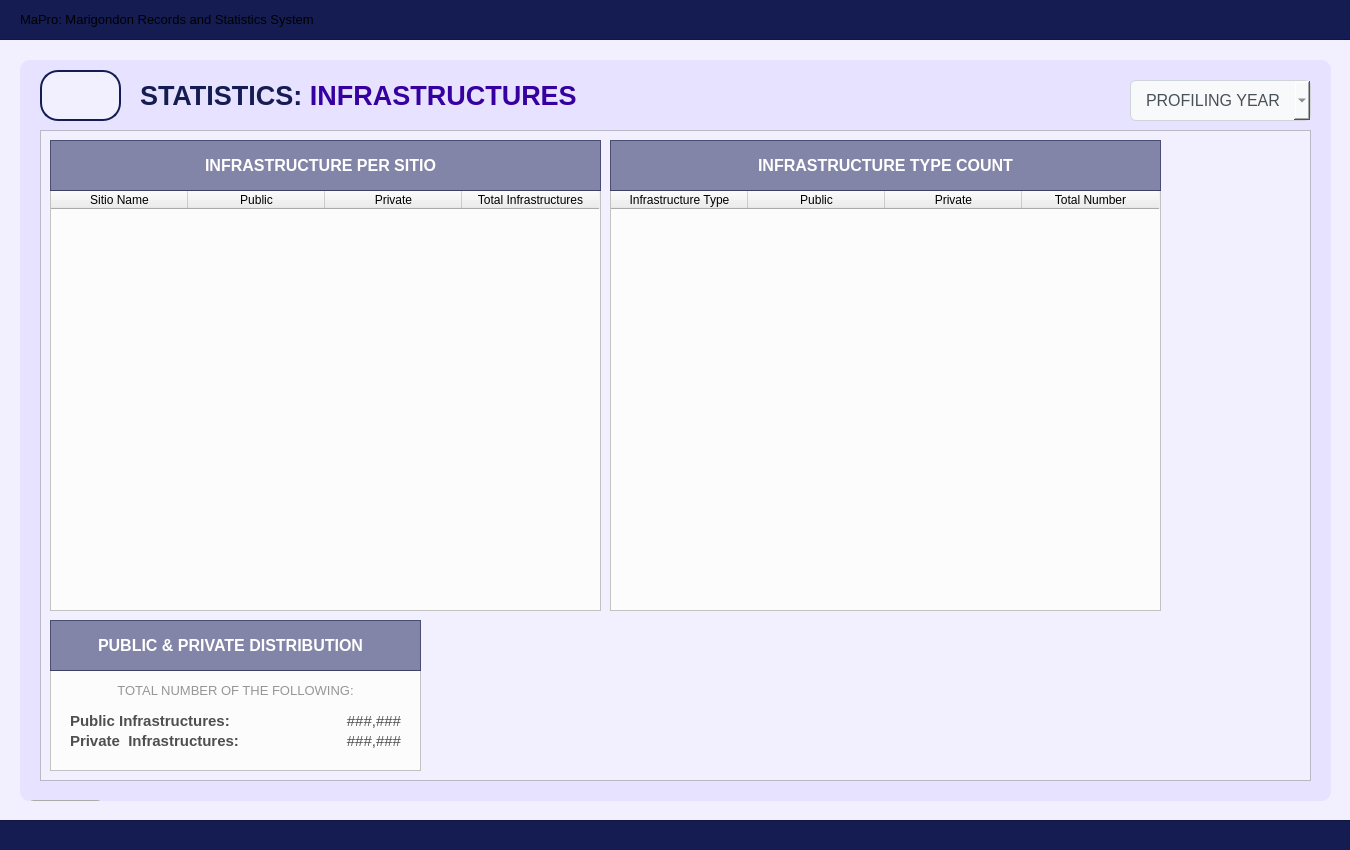
<?xml version="1.0" encoding="UTF-8"?>
<ui version="4.0">
 <class>User_dashboardWidget</class>
 <widget class="QWidget" name="User_dashboardWidget">
  <property name="geometry">
   <rect>
    <x>0</x>
    <y>0</y>
    <width>1350</width>
    <height>850</height>
   </rect>
  </property>
  <property name="sizePolicy">
   <sizepolicy hsizetype="Fixed" vsizetype="Fixed">
    <horstretch>0</horstretch>
    <verstretch>0</verstretch>
   </sizepolicy>
  </property>
  <property name="maximumSize">
   <size>
    <width>1350</width>
    <height>850</height>
   </size>
  </property>
  <property name="windowTitle">
   <string>Form</string>
  </property>
  <property name="styleSheet">
   <string notr="true">#User_dashboardWidget{
	background-color: #f2efff;
}</string>
  </property>
  <widget class="QFrame" name="border_blueLines1">
   <property name="geometry">
    <rect>
     <x>-10</x>
     <y>-1</y>
     <width>1371</width>
     <height>41</height>
    </rect>
   </property>
   <property name="styleSheet">
    <string notr="true">#border_blueLines1{
	background-color: #141c52;
}
</string>
   </property>
   <property name="frameShape">
    <enum>QFrame::Shape::StyledPanel</enum>
   </property>
   <property name="frameShadow">
    <enum>QFrame::Shadow::Raised</enum>
   </property>
   <widget class="QLabel" name="title_bodyDashboardSystemTitle">
    <property name="geometry">
     <rect>
      <x>30</x>
      <y>0</y>
      <width>1301</width>
      <height>41</height>
     </rect>
    </property>
    <property name="font">
     <font>
      <family>Arial</family>
      <pointsize>10</pointsize>
      <bold>false</bold>
     </font>
    </property>
    <property name="styleSheet">
     <string notr="true">#title_bodyDashboardSystemTitle {
	background-color: transparent;
	color: #white;
}
</string>
    </property>
    <property name="text">
     <string>MaPro: Marigondon Records and Statistics System</string>
    </property>
    <property name="alignment">
     <set>Qt::AlignmentFlag::AlignLeading|Qt::AlignmentFlag::AlignLeft|Qt::AlignmentFlag::AlignVCenter</set>
    </property>
   </widget>
  </widget>
  <widget class="QFrame" name="border_blueLines2">
   <property name="geometry">
    <rect>
     <x>-10</x>
     <y>820</y>
     <width>1381</width>
     <height>31</height>
    </rect>
   </property>
   <property name="styleSheet">
    <string notr="true">#border_blueLines2{
	background-color: #141c52;
}
</string>
   </property>
   <property name="frameShape">
    <enum>QFrame::Shape::StyledPanel</enum>
   </property>
   <property name="frameShadow">
    <enum>QFrame::Shadow::Raised</enum>
   </property>
  </widget>
  <widget class="QFrame" name="baseBodyFrame">
   <property name="geometry">
    <rect>
     <x>20</x>
     <y>60</y>
     <width>1311</width>
     <height>741</height>
    </rect>
   </property>
   <property name="styleSheet">
    <string notr="true">#baseBodyFrame {
	background-color: #e7e2ff;
	border: none;
	border-radius: 10px;
}</string>
   </property>
   <property name="frameShape">
    <enum>QFrame::Shape::StyledPanel</enum>
   </property>
   <property name="frameShadow">
    <enum>QFrame::Shadow::Raised</enum>
   </property>
   <widget class="QPushButton" name="logout_buttonLogout_3">
    <property name="geometry">
     <rect>
      <x>10</x>
      <y>740</y>
      <width>71</width>
      <height>31</height>
     </rect>
    </property>
    <property name="font">
     <font>
      <family>Arial</family>
      <pointsize>8</pointsize>
      <bold>true</bold>
     </font>
    </property>
    <property name="cursor">
     <cursorShape>PointingHandCursor</cursorShape>
    </property>
    <property name="styleSheet">
     <string notr="true">#logout_buttonLogout {
    background-color: #bc1c1c;
    color: white;
    border-radius: 5px;
    padding: 10px; /* Optional: Adjusts spacing inside the button */
}
#logout_buttonLogout:hover {
    background-color: #d82020; /* Slightly lighter blue when hovered */
}
#logout_buttonLogout:pressed {
    background-color: #8c1515; /* Darker blue when clicked */
}</string>
    </property>
    <property name="text">
     <string>LOGOUT</string>
    </property>
   </widget>
   <widget class="QLabel" name="title_bodyStatistics">
    <property name="geometry">
     <rect>
      <x>120</x>
      <y>20</y>
      <width>471</width>
      <height>31</height>
     </rect>
    </property>
    <property name="font">
     <font>
      <family>Arial</family>
      <pointsize>20</pointsize>
      <bold>true</bold>
     </font>
    </property>
    <property name="styleSheet">
     <string notr="true">#title_bodyStatistics {
	background-color: transparent;
	color: #141c52;
}
</string>
    </property>
    <property name="text">
     <string>&lt;html&gt;&lt;head/&gt;&lt;body&gt;&lt;p&gt;STATISTICS: &lt;span style=&quot; color:#3600a1;&quot;&gt;INFRASTRUCTURES&lt;/span&gt;&lt;/p&gt;&lt;/body&gt;&lt;/html&gt;</string>
    </property>
   </widget>
   <widget class="QFrame" name="statistics_frameBody">
    <property name="geometry">
     <rect>
      <x>20</x>
      <y>70</y>
      <width>1271</width>
      <height>651</height>
     </rect>
    </property>
    <property name="styleSheet">
     <string notr="true">#statistics_frameBody{
	background-color: #f2efff;
}</string>
    </property>
    <property name="frameShape">
     <enum>QFrame::Shape::StyledPanel</enum>
    </property>
    <property name="frameShadow">
     <enum>QFrame::Shadow::Raised</enum>
    </property>
    <widget class="QTableWidget" name="infra_table">
     <property name="geometry">
      <rect>
       <x>10</x>
       <y>60</y>
       <width>551</width>
       <height>421</height>
      </rect>
     </property>
     <property name="styleSheet">
      <string notr="true">#infra_table{
	background-color: #fcfcfc;
}</string>
     </property>
     <attribute name="horizontalHeaderDefaultSectionSize">
      <number>137</number>
     </attribute>
     <column>
      <property name="text">
       <string>Sitio Name</string>
      </property>
      <property name="font">
       <font>
        <family>Arial</family>
       </font>
      </property>
      <property name="background">
       <color>
        <red>59</red>
        <green>57</green>
        <blue>100</blue>
       </color>
      </property>
     </column>
     <column>
      <property name="text">
       <string>Public</string>
      </property>
      <property name="font">
       <font>
        <family>Arial</family>
       </font>
      </property>
      <property name="background">
       <color>
        <red>59</red>
        <green>57</green>
        <blue>100</blue>
       </color>
      </property>
     </column>
     <column>
      <property name="text">
       <string>Private</string>
      </property>
      <property name="font">
       <font>
        <family>Arial</family>
       </font>
      </property>
      <property name="background">
       <color>
        <red>59</red>
        <green>57</green>
        <blue>100</blue>
       </color>
      </property>
     </column>
     <column>
      <property name="text">
       <string>Total Infrastructures</string>
      </property>
      <property name="font">
       <font>
        <family>Arial</family>
       </font>
      </property>
      <property name="background">
       <color>
        <red>59</red>
        <green>57</green>
        <blue>100</blue>
       </color>
      </property>
     </column>
    </widget>
    <widget class="QFrame" name="demo_frameOthers">
     <property name="geometry">
      <rect>
       <x>10</x>
       <y>540</y>
       <width>371</width>
       <height>101</height>
      </rect>
     </property>
     <property name="styleSheet">
      <string notr="true">#demo_frameOthers{
	background-color: #fcfcfc;
}</string>
     </property>
     <property name="frameShape">
      <enum>QFrame::Shape::StyledPanel</enum>
     </property>
     <property name="frameShadow">
      <enum>QFrame::Shadow::Raised</enum>
     </property>
     <widget class="QLabel" name="total_Partnership">
      <property name="geometry">
       <rect>
        <x>190</x>
        <y>60</y>
        <width>161</width>
        <height>21</height>
       </rect>
      </property>
      <property name="font">
       <font>
        <family>Arial</family>
        <pointsize>11</pointsize>
        <bold>false</bold>
       </font>
      </property>
      <property name="styleSheet">
       <string notr="true">#total_Partnership {
	background-color: transparent;
	color: #4f4f4f;
}
</string>
      </property>
      <property name="text">
       <string>###,###</string>
      </property>
      <property name="alignment">
       <set>Qt::AlignmentFlag::AlignRight|Qt::AlignmentFlag::AlignTrailing|Qt::AlignmentFlag::AlignVCenter</set>
      </property>
     </widget>
     <widget class="QLabel" name="total_Sole">
      <property name="geometry">
       <rect>
        <x>190</x>
        <y>40</y>
        <width>161</width>
        <height>21</height>
       </rect>
      </property>
      <property name="font">
       <font>
        <family>Arial</family>
        <pointsize>11</pointsize>
        <bold>false</bold>
       </font>
      </property>
      <property name="styleSheet">
       <string notr="true">#total_Sole {
	background-color: transparent;
	color: #4f4f4f;
}
</string>
      </property>
      <property name="text">
       <string>###,###</string>
      </property>
      <property name="alignment">
       <set>Qt::AlignmentFlag::AlignRight|Qt::AlignmentFlag::AlignTrailing|Qt::AlignmentFlag::AlignVCenter</set>
      </property>
     </widget>
     <widget class="QLabel" name="label_Sole">
      <property name="geometry">
       <rect>
        <x>20</x>
        <y>40</y>
        <width>231</width>
        <height>21</height>
       </rect>
      </property>
      <property name="font">
       <font>
        <family>Arial</family>
        <pointsize>11</pointsize>
        <bold>true</bold>
       </font>
      </property>
      <property name="styleSheet">
       <string notr="true">#label_Sole {
	background-color: transparent;
	color: #4f4f4f;
}
</string>
      </property>
      <property name="text">
       <string>Public Infrastructures:</string>
      </property>
      <property name="alignment">
       <set>Qt::AlignmentFlag::AlignLeading|Qt::AlignmentFlag::AlignLeft|Qt::AlignmentFlag::AlignVCenter</set>
      </property>
     </widget>
     <widget class="QLabel" name="label_Partnership">
      <property name="geometry">
       <rect>
        <x>20</x>
        <y>60</y>
        <width>231</width>
        <height>21</height>
       </rect>
      </property>
      <property name="font">
       <font>
        <family>Arial</family>
        <pointsize>11</pointsize>
        <bold>true</bold>
       </font>
      </property>
      <property name="styleSheet">
       <string notr="true">#label_Partnership {
	background-color: transparent;
	color: #4f4f4f;
}
</string>
      </property>
      <property name="text">
       <string>Private  Infrastructures:</string>
      </property>
      <property name="alignment">
       <set>Qt::AlignmentFlag::AlignLeading|Qt::AlignmentFlag::AlignLeft|Qt::AlignmentFlag::AlignVCenter</set>
      </property>
     </widget>
     <widget class="QLabel" name="label_desc_edlev_2">
      <property name="geometry">
       <rect>
        <x>0</x>
        <y>10</y>
        <width>371</width>
        <height>20</height>
       </rect>
      </property>
      <property name="font">
       <font>
        <family>Arial</family>
        <pointsize>10</pointsize>
       </font>
      </property>
      <property name="styleSheet">
       <string notr="true">#label_desc_edlev_2{
	color: #969696;
}</string>
      </property>
      <property name="text">
       <string>TOTAL NUMBER OF THE FOLLOWING:</string>
      </property>
      <property name="alignment">
       <set>Qt::AlignmentFlag::AlignCenter</set>
      </property>
     </widget>
    </widget>
    <widget class="QFrame" name="table_titleFrameStatistics">
     <property name="geometry">
      <rect>
       <x>10</x>
       <y>10</y>
       <width>551</width>
       <height>51</height>
      </rect>
     </property>
     <property name="styleSheet">
      <string notr="true">#table_titleFrameStatistics{
	background-color: rgba(20, 28, 82, 128)
}
</string>
     </property>
     <property name="frameShape">
      <enum>QFrame::Shape::StyledPanel</enum>
     </property>
     <property name="frameShadow">
      <enum>QFrame::Shadow::Raised</enum>
     </property>
     <widget class="QLabel" name="statistics_labelNote">
      <property name="geometry">
       <rect>
        <x>0</x>
        <y>0</y>
        <width>541</width>
        <height>51</height>
       </rect>
      </property>
      <property name="font">
       <font>
        <family>Arial</family>
        <pointsize>12</pointsize>
        <bold>true</bold>
       </font>
      </property>
      <property name="styleSheet">
       <string notr="true">#statistics_labelNote {
	background-color: transparent;
	color: #FFFFFF;
}
</string>
      </property>
      <property name="text">
       <string>INFRASTRUCTURE PER SITIO</string>
      </property>
      <property name="alignment">
       <set>Qt::AlignmentFlag::AlignCenter</set>
      </property>
     </widget>
    </widget>
    <widget class="QFrame" name="table_titleFrameStatistics3_2">
     <property name="geometry">
      <rect>
       <x>10</x>
       <y>490</y>
       <width>371</width>
       <height>51</height>
      </rect>
     </property>
     <property name="styleSheet">
      <string notr="true">#table_titleFrameStatistics3_2{
	background-color: rgba(20, 28, 82, 128)
}
</string>
     </property>
     <property name="frameShape">
      <enum>QFrame::Shape::StyledPanel</enum>
     </property>
     <property name="frameShadow">
      <enum>QFrame::Shadow::Raised</enum>
     </property>
     <widget class="QLabel" name="statistics_labelNote_5">
      <property name="geometry">
       <rect>
        <x>0</x>
        <y>0</y>
        <width>361</width>
        <height>51</height>
       </rect>
      </property>
      <property name="font">
       <font>
        <family>Arial</family>
        <pointsize>12</pointsize>
        <bold>true</bold>
       </font>
      </property>
      <property name="styleSheet">
       <string notr="true">#statistics_labelNote_5 {
	background-color: transparent;
	color: #FFFFFF;
}
</string>
      </property>
      <property name="text">
       <string>PUBLIC &amp; PRIVATE DISTRIBUTION</string>
      </property>
      <property name="alignment">
       <set>Qt::AlignmentFlag::AlignCenter</set>
      </property>
     </widget>
    </widget>
    <widget class="QTableWidget" name="infra_table_2">
     <property name="geometry">
      <rect>
       <x>570</x>
       <y>60</y>
       <width>551</width>
       <height>421</height>
      </rect>
     </property>
     <property name="styleSheet">
      <string notr="true">#infra_table_2{
	background-color: #fcfcfc;
}</string>
     </property>
     <attribute name="horizontalHeaderDefaultSectionSize">
      <number>137</number>
     </attribute>
     <column>
      <property name="text">
       <string>Infrastructure Type</string>
      </property>
      <property name="font">
       <font>
        <family>Arial</family>
       </font>
      </property>
      <property name="background">
       <color>
        <red>59</red>
        <green>57</green>
        <blue>100</blue>
       </color>
      </property>
     </column>
     <column>
      <property name="text">
       <string>Public</string>
      </property>
      <property name="font">
       <font>
        <family>Arial</family>
       </font>
      </property>
      <property name="background">
       <color>
        <red>59</red>
        <green>57</green>
        <blue>100</blue>
       </color>
      </property>
     </column>
     <column>
      <property name="text">
       <string>Private</string>
      </property>
      <property name="font">
       <font>
        <family>Arial</family>
       </font>
      </property>
      <property name="background">
       <color>
        <red>59</red>
        <green>57</green>
        <blue>100</blue>
       </color>
      </property>
     </column>
     <column>
      <property name="text">
       <string>Total Number</string>
      </property>
      <property name="font">
       <font>
        <family>Arial</family>
       </font>
      </property>
      <property name="background">
       <color>
        <red>59</red>
        <green>57</green>
        <blue>100</blue>
       </color>
      </property>
     </column>
    </widget>
    <widget class="QFrame" name="table_titleFrameStatistics_2">
     <property name="geometry">
      <rect>
       <x>570</x>
       <y>10</y>
       <width>551</width>
       <height>51</height>
      </rect>
     </property>
     <property name="styleSheet">
      <string notr="true">#table_titleFrameStatistics_2{
	background-color: rgba(20, 28, 82, 128)
}
</string>
     </property>
     <property name="frameShape">
      <enum>QFrame::Shape::StyledPanel</enum>
     </property>
     <property name="frameShadow">
      <enum>QFrame::Shadow::Raised</enum>
     </property>
     <widget class="QLabel" name="statistics_labelNote_2">
      <property name="geometry">
       <rect>
        <x>0</x>
        <y>0</y>
        <width>551</width>
        <height>51</height>
       </rect>
      </property>
      <property name="font">
       <font>
        <family>Arial</family>
        <pointsize>12</pointsize>
        <bold>true</bold>
       </font>
      </property>
      <property name="styleSheet">
       <string notr="true">#statistics_labelNote_2 {
	background-color: transparent;
	color: #FFFFFF;
}
</string>
      </property>
      <property name="text">
       <string>INFRASTRUCTURE TYPE COUNT</string>
      </property>
      <property name="alignment">
       <set>Qt::AlignmentFlag::AlignCenter</set>
      </property>
     </widget>
    </widget>
   </widget>
   <widget class="QToolButton" name="btn_returnToStatisticsPage">
    <property name="geometry">
     <rect>
      <x>20</x>
      <y>10</y>
      <width>81</width>
      <height>51</height>
     </rect>
    </property>
    <property name="styleSheet">
     <string notr="true">#btn_returnToStatisticsPage {
    background-color: #f2efff;
    color: #141c52;
	border: 2px solid #141c52; 
	border-radius: 18px;
	text-align: left;
    padding: 10px; /* Optional: Adjusts spacing inside the button */
}
#btn_returnToStatisticsPage:hover {
    background-color: #fdfdff; /* Slightly lighter blue when hovered */
}
#btn_returnToStatisticsPage:pressed {
    background-color: #e7e5f4; /* Darker blue when clicked */
}

</string>
    </property>
    <property name="text">
     <string/>
    </property>
    <property name="icon">
     <iconset>
      <normaloff>../../../Assets/FuncIcons/img_return.png</normaloff>../../../Assets/FuncIcons/img_return.png</iconset>
    </property>
    <property name="iconSize">
     <size>
      <width>25</width>
      <height>25</height>
     </size>
    </property>
   </widget>
   <widget class="QComboBox" name="filter_by_year">
    <property name="geometry">
     <rect>
      <x>1110</x>
      <y>20</y>
      <width>181</width>
      <height>41</height>
     </rect>
    </property>
    <property name="font">
     <font>
      <family>Arial</family>
      <pointsize>12</pointsize>
     </font>
    </property>
    <property name="styleSheet">
     <string notr="true">#filter_by_year {
  background-color: #f8f9fa; /* Very light grey background */
  color: #495057; /* Medium grey text for readability */
  border: 1px solid #ced4da; /* Light grey border */
  padding: 10px 15px; /* Comfortable padding */
  border-radius: 6px; /* Slightly rounded corners - a modern touch */
  font-size: 0.9rem; /* Slightly smaller, modern font size */
  line-height: 1.5; /* Improved line height for better text spacing */
  box-shadow: 0 1px 3px rgba(0, 0, 0, 0.05); /* Subtle shadow for depth */
}</string>
    </property>
    <property name="placeholderText">
     <string>PROFILING YEAR</string>
    </property>
    <property name="duplicatesEnabled">
     <bool>false</bool>
    </property>
    <item>
     <property name="text">
      <string>2025</string>
     </property>
    </item>
    <item>
     <property name="text">
      <string>2024</string>
     </property>
    </item>
    <item>
     <property name="text">
      <string>All Year</string>
     </property>
    </item>
   </widget>
  </widget>
 </widget>
 <resources/>
 <connections/>
</ui>
